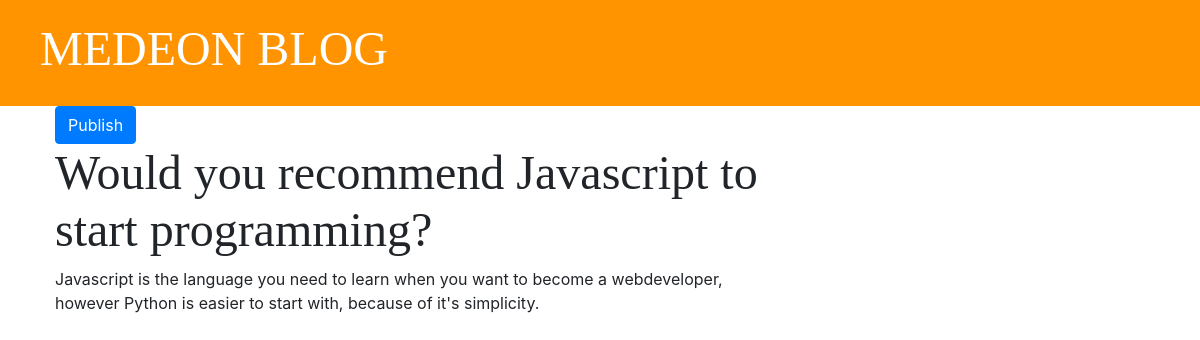
The page /post/1/ on the database as committed earlier.
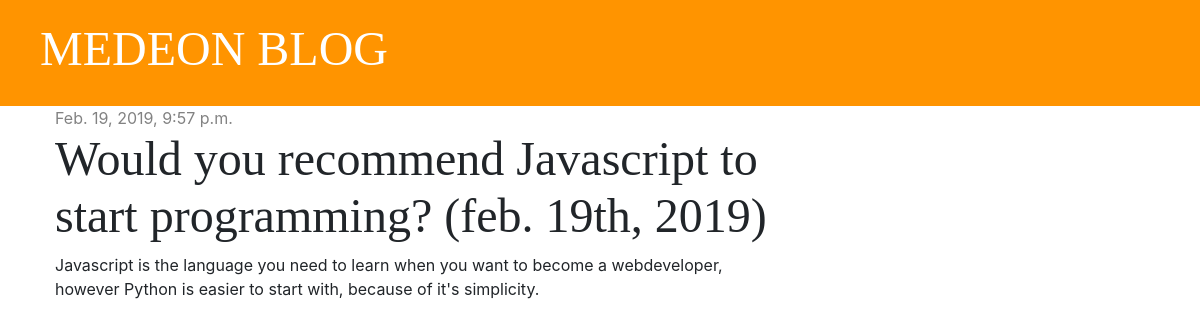
The same page on the database as committed later.
### blog/models.py (models this page shows, shortened)
class Post(models.Model):
    author = models.ForeignKey('auth.User', on_delete=models.CASCADE)
    title = models.CharField(max_length=200)
    text = models.TextField()
    created_date = models.DateTimeField(default=timezone.now)
    published_date = models.DateTimeField(blank=True, null=True)

### blog/views.py (the view)
# urls.py: path('post/<int:pk>/', views.post_detail, name='post_detail'),
def post_detail(request, pk):
    post = get_object_or_404(Post, pk=pk)
    context_dictionary = {'post': post}
    return render(request, 'blog/post_detail.html', context_dictionary)

### blog/templates/blog/post_detail.html (shortened to what this page needs)
{% extends 'blog/base.html' %}
{% block content %}
    <div class="post">
        {% if post.published_date %}
            <div class="date">
                {{ post.published_date }}
            </div>
            {% else %}
                <a href="{% url 'post_publish' pk=post.pk %}" class="btn btn-primary">Publish</a>
        {% endif %}
        <h1>{{ post.title }}</h1>
        <p>{{ post.text|linebreaksbr }}</p>
    </div>
{% endblock %}

Rows that differ between the two databases and show on the page:
changed Post: published_date (not shown) → "Feb. 19, 2019, 9:57 p.m."; title "Would you recommend Javascript to start programming?" → "Would you recommend Javascript to start programming? (feb. 19th, 2019)"
Other text that changed with them:
text no longer shown: "Publish"
